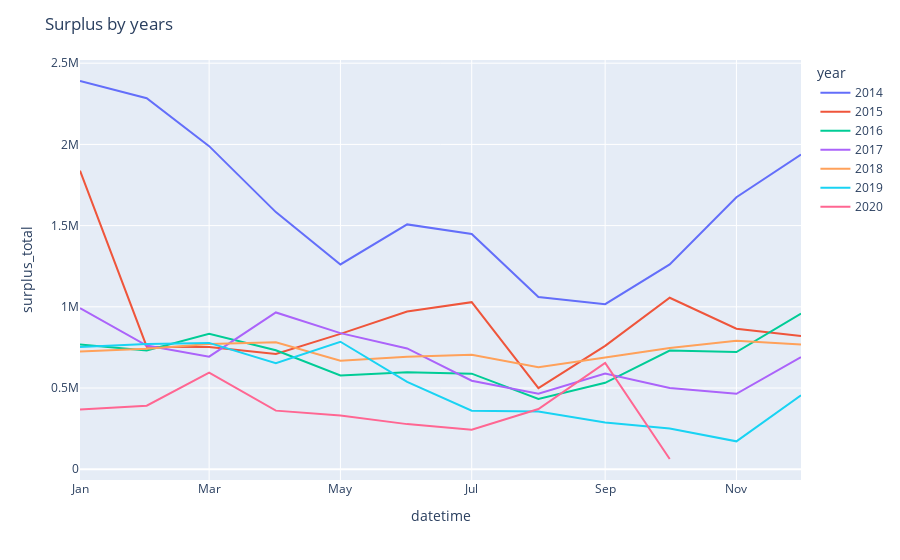

Notebook code for this chart:
### Code cell
fig = px.line(inner_df, x="datetime", y="surplus_total", color="year",
              line_group="year")
fig.update_layout(
    title="Surplus by years",
    xaxis=dict(tickformat="%b")
)
fig.show()

### Figure 1 — Plotly figure (JSON) as saved in the notebook; plotly's stock layout.template omitted (floating-point values rounded to 4 significant figures)
{"data": [{"hovertemplate": "year=2014<br>datetime=%{x}<br>surplus_total=%{y}<extra></extra>", "legendgroup": "2014", "line": {"color": "#636efa", "dash": "solid"}, "mode": "lines", "name": "2014", "orientation": "v", "showlegend": true, "type": "scatter", "x": ["2020-01-01T00:00:00", "2020-02-01T00:00:00", "2020-03-01T00:00:00", "2020-04-01T00:00:00", "2020-05-01T00:00:00", "2020-06-01T00:00:00", "2020-07-01T00:00:00", "2020-08-01T00:00:00", "2020-09-01T00:00:00", "2020-10-01T00:00:00", "2020-11-01T00:00:00", "2020-12-01T00:00:00"], "xaxis": "x", "y": [2390403, 2284387, 1989207, 1583186, 1260997, 1507467, 1448852, 1060900, 1016449, 1260960, 1674823, 1937757], "yaxis": "y"}, {"hovertemplate": "year=2015<br>datetime=%{x}<br>surplus_total=%{y}<extra></extra>", "legendgroup": "2015", "line": {"color": "#EF553B", "dash": "solid"}, "mode": "lines", "name": "2015", "orientation": "v", "showlegend": true, "type": "scatter", "x": ["2020-01-01T00:00:00", "2020-02-01T00:00:00", "2020-03-01T00:00:00", "2020-04-01T00:00:00", "2020-05-01T00:00:00", "2020-06-01T00:00:00", "2020-07-01T00:00:00", "2020-08-01T00:00:00", "2020-09-01T00:00:00", "2020-10-01T00:00:00", "2020-11-01T00:00:00", "2020-12-01T00:00:00"], "xaxis": "x", "y": [1838186, 754326, 751985, 709767, 833512, 971309, 1028710, 499052, 759847, 1055825, 865483, 820072], "yaxis": "y"}, {"hovertemplate": "year=2016<br>datetime=%{x}<br>surplus_total=%{y}<extra></extra>", "legendgroup": "2016", "line": {"color": "#00cc96", "dash": "solid"}, "mode": "lines", "name": "2016", "orientation": "v", "showlegend": true, "type": "scatter", "x": ["2020-01-01T00:00:00", "2020-02-01T00:00:00", "2020-03-01T00:00:00", "2020-04-01T00:00:00", "2020-05-01T00:00:00", "2020-06-01T00:00:00", "2020-07-01T00:00:00", "2020-08-01T00:00:00", "2020-09-01T00:00:00", "2020-10-01T00:00:00", "2020-11-01T00:00:00", "2020-12-01T00:00:00"], "xaxis": "x", "y": [767679, 731174, 833279, 732449, 577289, 596960, 588330, 433067, 532113, 730410, 721600, 958495], "yaxis": "y"}, {"hovertemplate": "year=2017<br>datetime=%{x}<br>surplus_total=%{y}<extra></extra>", "legendgroup": "2017", "line": {"color": "#ab63fa", "dash": "solid"}, "mode": "lines", "name": "2017", "orientation": "v", "showlegend": true, "type": "scatter", "x": ["2020-01-01T00:00:00", "2020-02-01T00:00:00", "2020-03-01T00:00:00", "2020-04-01T00:00:00", "2020-05-01T00:00:00", "2020-06-01T00:00:00", "2020-07-01T00:00:00", "2020-08-01T00:00:00", "2020-09-01T00:00:00", "2020-10-01T00:00:00", "2020-11-01T00:00:00", "2020-12-01T00:00:00"], "xaxis": "x", "y": [991867, 761779, 693157, 965182, 837830, 743866, 544706, 464406, 589582, 500277, 464525, 690089], "yaxis": "y"}, {"hovertemplate": "year=2018<br>datetime=%{x}<br>surplus_total=%{y}<extra></extra>", "legendgroup": "2018", "line": {"color": "#FFA15A", "dash": "solid"}, "mode": "lines", "name": "2018", "orientation": "v", "showlegend": true, "type": "scatter", "x": ["2020-01-01T00:00:00", "2020-02-01T00:00:00", "2020-03-01T00:00:00", "2020-04-01T00:00:00", "2020-05-01T00:00:00", "2020-06-01T00:00:00", "2020-07-01T00:00:00", "2020-08-01T00:00:00", "2020-09-01T00:00:00", "2020-10-01T00:00:00", "2020-11-01T00:00:00", "2020-12-01T00:00:00"], "xaxis": "x", "y": [725627, 742086, 770511, 782186, 667559, 692246, 704907, 628078, 688215, 746824, 791707, 768736], "yaxis": "y"}, {"hovertemplate": "year=2019<br>datetime=%{x}<br>surplus_total=%{y}<extra></extra>", "legendgroup": "2019", "line": {"color": "#19d3f3", "dash": "solid"}, "mode": "lines", "name": "2019", "orientation": "v", "showlegend": true, "type": "scatter", "x": ["2020-01-01T00:00:00", "2020-02-01T00:00:00", "2020-03-01T00:00:00", "2020-04-01T00:00:00", "2020-05-01T00:00:00", "2020-06-01T00:00:00", "2020-07-01T00:00:00", "2020-08-01T00:00:00", "2020-09-01T00:00:00", "2020-10-01T00:00:00", "2020-11-01T00:00:00", "2020-12-01T00:00:00"], "xaxis": "x", "y": [752042, 771083, 777775, 652262, 784968, 538084, 360641, 355280, 287020, 250435, 171704, 455736], "yaxis": "y"}, {"hovertemplate": "year=2020<br>datetime=%{x}<br>surplus_total=%{y}<extra></extra>", "legendgroup": "2020", "line": {"color": "#FF6692", "dash": "solid"}, "mode": "lines", "name": "2020", "orientation": "v", "showlegend": true, "type": "scatter", "x": ["2020-01-01T00:00:00", "2020-02-01T00:00:00", "2020-03-01T00:00:00", "2020-04-01T00:00:00", "2020-05-01T00:00:00", "2020-06-01T00:00:00", "2020-07-01T00:00:00", "2020-08-01T00:00:00", "2020-09-01T00:00:00", "2020-10-01T00:00:00"], "xaxis": "x", "y": [368174, 391218, 594622, 360769, 330149, 277708, 243045, 370678, 654360, 62974], "yaxis": "y"}], "layout": {"autosize": true, "legend": {"title": {"text": "year"}, "tracegroupgap": 0}, "margin": {"t": 60}, "title": {"text": "Surplus by years"}, "xaxis": {"anchor": "y", "autorange": true, "domain": [0, 1], "range": ["2020-01-01", "2020-12-01"], "tickformat": "%b", "title": {"text": "datetime"}, "type": "date"}, "yaxis": {"anchor": "x", "autorange": true, "domain": [0, 1], "range": [-66330.0, 2520000.0], "title": {"text": "surplus_total"}, "type": "linear"}}}
